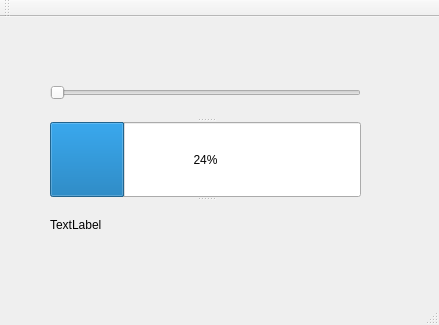
<?xml version="1.0" encoding="UTF-8"?>
<ui version="4.0">
 <class>MainWindow</class>
 <widget class="QMainWindow" name="MainWindow">
  <property name="geometry">
   <rect>
    <x>0</x>
    <y>0</y>
    <width>439</width>
    <height>325</height>
   </rect>
  </property>
  <property name="windowTitle">
   <string>MainWindow</string>
  </property>
  <widget class="QWidget" name="centralWidget">
   <widget class="QSplitter" name="splitter">
    <property name="geometry">
     <rect>
      <x>50</x>
      <y>50</y>
      <width>311</width>
      <height>181</height>
     </rect>
    </property>
    <property name="orientation">
     <enum>Qt::Vertical</enum>
    </property>
    <widget class="QSlider" name="HorizontalSlider">
     <property name="orientation">
      <enum>Qt::Horizontal</enum>
     </property>
    </widget>
    <widget class="QProgressBar" name="ProgressBar">
     <property name="value">
      <number>24</number>
     </property>
    </widget>
    <widget class="QLabel" name="ProgressLabel">
     <property name="text">
      <string>TextLabel</string>
     </property>
    </widget>
   </widget>
  </widget>
  <widget class="QMenuBar" name="menuBar">
   <property name="geometry">
    <rect>
     <x>0</x>
     <y>0</y>
     <width>439</width>
     <height>20</height>
    </rect>
   </property>
  </widget>
  <widget class="QToolBar" name="mainToolBar">
   <attribute name="toolBarArea">
    <enum>TopToolBarArea</enum>
   </attribute>
   <attribute name="toolBarBreak">
    <bool>false</bool>
   </attribute>
  </widget>
  <widget class="QStatusBar" name="statusBar"/>
 </widget>
 <layoutdefault spacing="6" margin="11"/>
 <resources/>
 <connections>
  <connection>
   <sender>HorizontalSlider</sender>
   <signal>valueChanged(int)</signal>
   <receiver>ProgressBar</receiver>
   <slot>setValue(int)</slot>
   <hints>
    <hint type="sourcelabel">
     <x>107</x>
     <y>129</y>
    </hint>
    <hint type="destinationlabel">
     <x>113</x>
     <y>180</y>
    </hint>
   </hints>
  </connection>
  <connection>
   <sender>HorizontalSlider</sender>
   <signal>valueChanged(int)</signal>
   <receiver>ProgressLabel</receiver>
   <slot>setNum(int)</slot>
   <hints>
    <hint type="sourcelabel">
     <x>218</x>
     <y>142</y>
    </hint>
    <hint type="destinationlabel">
     <x>221</x>
     <y>244</y>
    </hint>
   </hints>
  </connection>
 </connections>
</ui>
